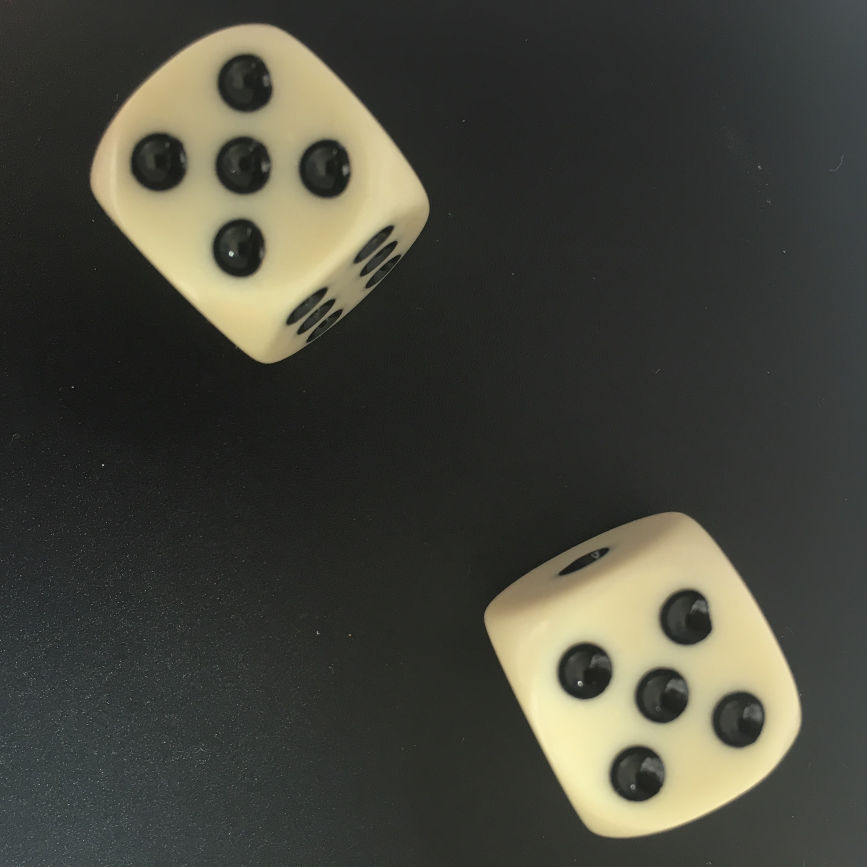
#> input picture cv/imgs/dice1.jpg, 2600 x 2600 px (shown at 1/3 size)
$ python segment.py ../cv/imgs/dice1.jpg out   (older library calls are emulated)
#> lines starting #> are read from the running program, lines starting #| are printed output that depends on the picture
#!/usr/bin/env python3

import numpy as np
import cv2
import argparse
import glob
from os.path import splitext, basename

debug = False
debug_dir = '.'


# [10 lines left out: function get_output_path, not called in this run]


def write_img(img, path):
  cv2.imwrite(path, img)
  print('wrote to {}'.format(path))


def write_segment_img(img, out_dir, file_ext):
  path = get_output_path(out_dir, file_ext)
  write_img(img, path)


# [78 lines left out: functions write_debug_img, process_contour, not called in this run]


def get_segmented(img, threshold):
  global debug

  img_gray = cv2.cvtColor(img, cv2.COLOR_BGR2GRAY)
  if debug:
    write_debug_img(img_gray, '01-gray')

  blur_size = (img_gray.shape[0] * 0.012, img_gray.shape[1] * 0.012)
  coeff = 0.012
  blur_size = tuple([max(1, d * coeff) for d in img_gray.shape[0:2]])
  blurred = cv2.blur(img_gray, blur_size)
  if debug:
    write_debug_img(blurred, '02-blurred')


  # white dice on black
#     retval, threshold = cv2.threshold(blurred, 150, 255, cv2.THRESH_BINARY)
  # black dice on white
  retval, threshold = cv2.threshold(blurred, threshold, 255,
                                    cv2.THRESH_BINARY_INV)
  if debug:
    write_debug_img(threshold, '03-threshold')

  min_idx = img.shape.index(min(img.shape[0:2]))
  max_idx = abs(1 - min_idx)
  ratio = img.shape[min_idx] / img.shape[max_idx]
  dim = 200
  size = (dim, int(dim * ratio))
  resized = cv2.resize(threshold, size)

  resized, contours, hierarchy = cv2.findContours(resized,
                                                  cv2.RETR_EXTERNAL,
                                                  cv2.CHAIN_APPROX_NONE)
  if debug:
    cimg = np.zeros(resized.shape)
    cv2.drawContours(cimg, contours, -1, 255)
    write_debug_img(cimg, '04-contours')

  processed = [process_contour(c, resized) for c in contours]
  return [p for p in processed if p is not None]


def process(in_path, out_dir, file_ext, threshold=127):
#> called with in_path = '../cv/imgs/dice1.jpg', out_dir = 'out', file_ext = 'png', threshold = 160
  img = cv2.imread(in_path)
#> img is the input picture: shape (2600, 2600, 3); mean B, G, R 59.9, 68.8, 68.8
  if img is None:
    print("couldn't read image")
    return

  for i, segment in enumerate(get_segmented(img, threshold)):
#> in get_segmented, `img_gray = cv2.cvtColor(img, cv2.COLOR_BGR2GRAY)`:
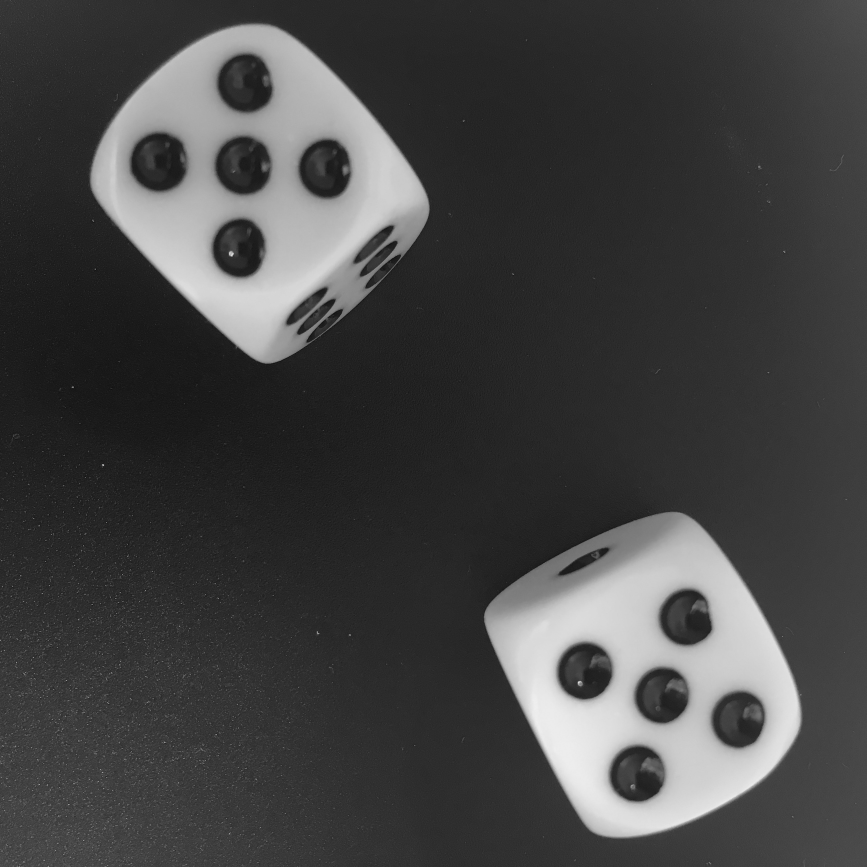
#> img_gray: shape (2600, 2600) (shown at 1/3 size); min 0, max 241, mean 67.8
    write_segment_img(segment, out_dir, file_ext)


def main():
  parser = argparse.ArgumentParser()
  parser.add_argument('in_path', help='path to input image', type=str)
  parser.add_argument('out_dir', help='directory to output results', type=str)
  parser.add_argument('--ext', help='output file extension', type=str,
                      default='png')
  parser.add_argument('--threshold', help='threshold 0-255', type=int,
                      default=160)
  parser.add_argument('--debug', help='if True then output debug images',
                      type=bool, default=False)
  parser.add_argument('--debug_dir', help='output dir for debug images',
                      type=str, default='.')
  args = parser.parse_args()

  global debug, debug_dir
  debug = args.debug
  debug_dir = args.debug_dir

  process(args.in_path, args.out_dir, args.ext, args.threshold)


if __name__ == '__main__':
#> (the run stopped early here; a loop or call above may not have finished)
